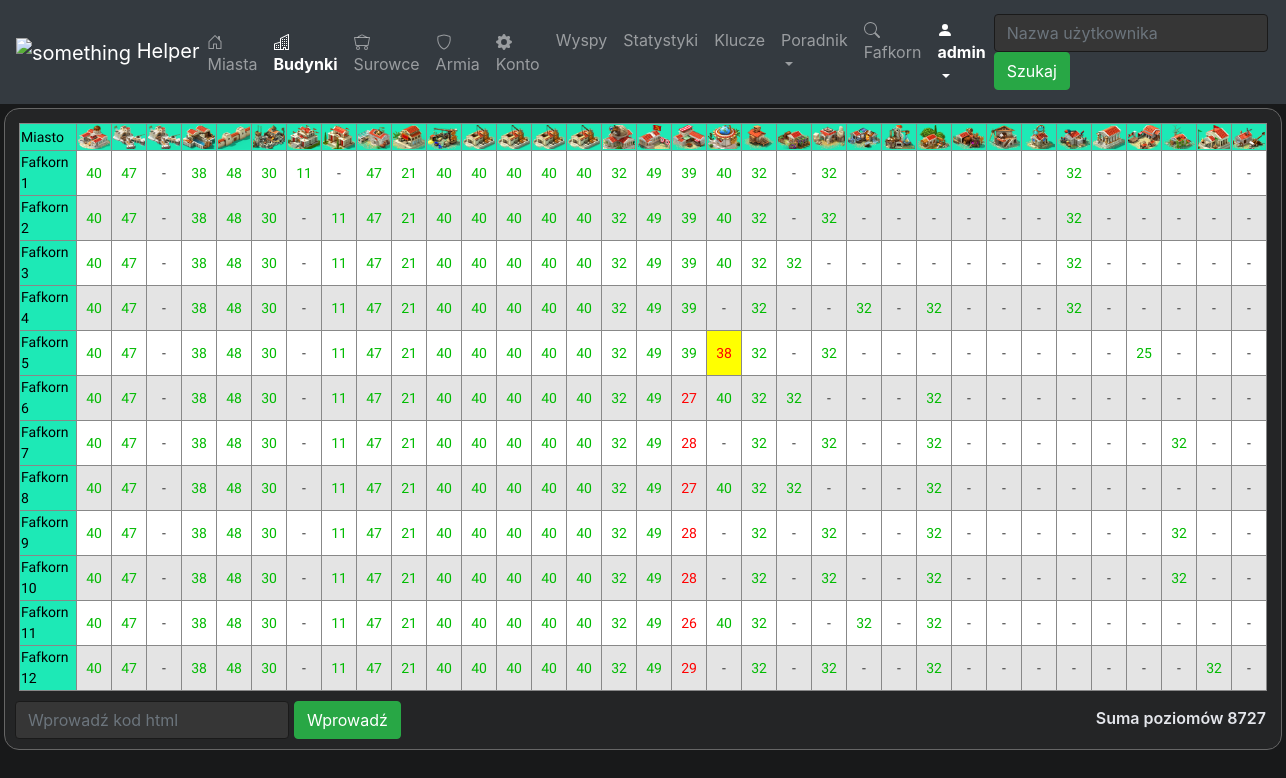
Page /users/buildings/1 (signed in) on the earlier database version.
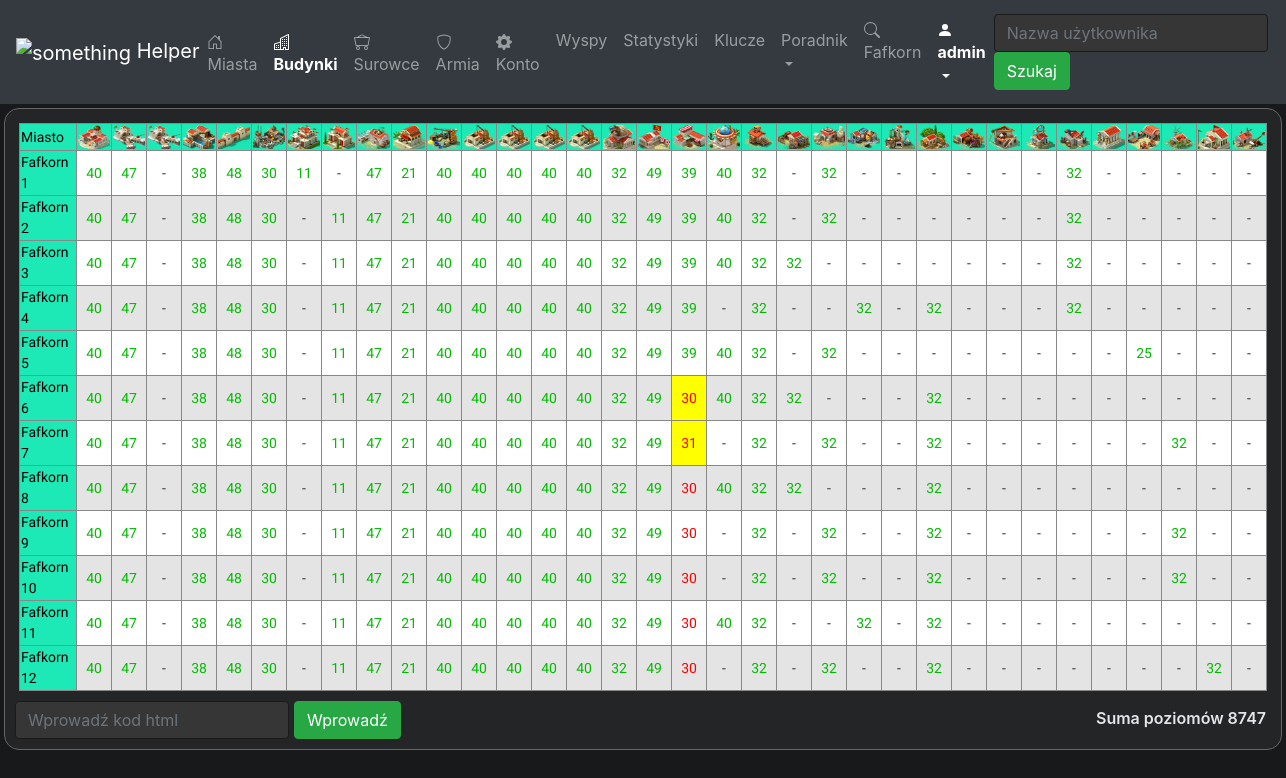
Same page on the later database version.
### mysite/helper/models.py (models this page shows, shortened)
class User(models.Model):
    user_name = models.CharField(max_length=50)
    user_status = models.ForeignKey(UserStatus, on_delete=models.SET_NULL, default=None, null=True)
    shipping_future = models.IntegerField(default=0)
    economy_future = models.IntegerField(default=0)
    science_future = models.IntegerField(default=0)
    military_future = models.IntegerField(default=0)
    score = models.IntegerField(default=0)
    master_builders = models.IntegerField(default=0)
    building_levels = models.IntegerField(default=0)
    scientists = models.IntegerField(default=0)
    research_level = models.IntegerField(default=0)
    generals = models.IntegerField(default=0)
    gold = models.BigIntegerField(default=0)
    offensive = models.IntegerField(default=0)
    defensive = models.IntegerField(default=0)
    trading = models.IntegerField(default=0)
    resources = models.IntegerField(default=0)
    donations = models.IntegerField(default=0)
    piracy = models.IntegerField(default=0)
    alliance = models.CharField(max_length=50, default='', null=True)
    last_visit = models.DateTimeField(default=datetime(2015, 10, 9, 23, 55, 59, 342380))

class Building(models.Model):
    building_name = models.CharField(max_length=50)
    image_path = models.ImageField(upload_to='img')
    image_icon_path = models.ImageField(upload_to='img', default=None)
    max_level = models.IntegerField()
    order = models.IntegerField(default=0)
    description = models.CharField(max_length=500, default='')

class BuildingInstance(models.Model):
    building_type = models.ForeignKey(Building, on_delete=models.CASCADE)
    building_town = models.ForeignKey(Town, on_delete=models.CASCADE)
    level = models.IntegerField(default=0)
    is_upgraded = models.BooleanField(default=False)

class Town(models.Model):
    town_name = models.CharField(max_length=50)
    user = models.ForeignKey(User, on_delete=models.CASCADE)
    island = models.ForeignKey(Island, on_delete=models.CASCADE, null=True)
    in_game_id = models.IntegerField(default=0)
    no_units = models.BooleanField(default=False)
    no_ships = models.BooleanField(default=False)

### mysite/helper/views/user_buildings.py (the view)
# urls.py: path('users/buildings/<int:user_id>', user_buildings.get_user_buildings, name='user_buildings'),
@login_required(login_url='helper:login')
def get_user_buildings(request, user_id):
    user = get_object_or_404(User, pk=user_id)
    buildings = Building.objects.order_by('order')
    towns = Town.objects.filter(user__id=user_id)
    level_sum = get_sum_of_buildings_level(towns)
    building_instances = get_building_instances(towns)
    context = {
        'user': user,
        'buildings': buildings,
        'towns': towns,
        'level_sum': level_sum,
        'building_instances': building_instances,
        'selected_building': get_selected_building(request),
        'nav_active': 'user_buildings',
        'title': 'Budynki - ' + user.user_name
    }
    return render(request, 'helper/user_buildings.html', context)

### mysite/helper/views/user_buildings.py (called while the page is built)
def get_building_instances(towns):
    return [BuildingInstance.objects.filter(building_town=town).order_by('building_type__order') for town in towns]

def get_sum_of_buildings_level(towns):
    if len(towns) > 0:
        return BuildingInstance.objects.filter(building_town__user__id=towns[0].user.id).aggregate(Sum('level'))['level__sum']
    else:
        return 0

def get_selected_building(request):
    if 'selected_building' in request.GET:
        building_id = request.GET['selected_building']
        if building_id is not None:
            return BuildingInstance.objects.get(pk=building_id)
    return None

### mysite/helper/templates/helper/user_buildings.html (shortened to what this page needs)
{% extends "base.html" %}
{% load static %}
{% block head %}
        <link rel="stylesheet" type="text/css" href="{% static 'helper/user_buildings.css' %}">
{% endblock %}
{% block content %}
    {% load widget_tweaks %}
    {% include "helper/navigation.html" %}
<div class="content-div">
    <div class="tile">
        <table class="table-bordered">
          <tr>
            <th>Miasto</th>
              {% for building in buildings %}
            <th><img src="{{building.image_icon_path.url}}" alt="img" width="32px" height="24"></th>
              {% endfor %}
          </tr>
         {% for town in building_instances %}
         <tr>
                  <th>{{town.0.building_town.town_name}}</th>
                  {% for building_instance in town %}
                        {% if building_instance.level > 0%}
                            <td is_upgrading="{{building_instance.is_upgraded}}" class="developing_td"  style="text-align:center;">
                                <a class="building-a" href="{% url 'helper:user_buildings' user.id %}?selected_building={{building_instance.id}}">
                                {% if building_instance.level == building_instance.building_type.max_level %}
                                <div class="max-level">
                                  {{building_instance.level}}
                                </div>
                                {% else %}
                                <div class="not-max-level">
                                  {{building_instance.level}}
                                </div>
                                {% endif %}
                                </a>
                            </td>
                        {% else %}
                            <td style="text-align:center;">
                                <a class="building-a" href="{% url 'helper:user_buildings' user.id %}?selected_building={{building_instance.id}}">
                                    <div class="level-div">
                                        -
                                    </div>
                                </a>
                            </td>
                        {% endif %}
                {% endfor %}
           </tr>
             {% endfor %}
        </table>
        <div style="display: flex; margin-top: 10px; justify-content: space-between;">
            <div>
                <form action="{% url 'helper:web_scrap_town' %}" method="post" style="display: flex">
                    <input class="form-control" type="text" name="html" placeholder="Wprowadź kod html" />
                    <button id="submit-html" class="btn btn-success" type="submit">Wprowadź</button>
                </form>
            </div>
            <div id="sum-div">Suma poziomów {{level_sum}}</div>
        </div>
    </div>
</div>
{% endblock %}

### mysite/helper/templates/base.html (shortened to what this page needs)
<!DOCTYPE html>
{% load static %}
<html lang="en">
<head>
    <link rel="stylesheet" href="https://maxcdn.bootstrapcdn.com/bootstrap/4.0.0/css/bootstrap.min.css">
    <link rel="stylesheet" href="https://stackpath.bootstrapcdn.com/bootstrap/4.1.3/css/bootstrap.min.css">
    <link rel="stylesheet" type="text/css" href="{% static 'helper/base.css' %}">
    {% block head %}
    {% endblock %}
</head>
<body>
    {% block content %}
    {% endblock %}
</body>
</html>

### mysite/helper/templates/helper/navigation.html (shortened to what this page needs)
{% load widget_tweaks %}
{% load static %}
<nav class="navbar navbar-expand-lg navbar-dark bg-dark">
        <a class="navbar-brand" href="{% url 'helper:users' %}">
            <img style="margin: 0px;" src="{% static "helper/icons/icon.png" %}" alt="something" width="30px" height="30" >
            Helper
        </a>
        <ul class="navbar-nav mr-auto">
            <li class="nav-item {% if nav_active == 'user_towns' %}active{% endif %}">
                <a class="nav-link" href="{% url 'helper:user_towns' user.id %}">
                    Miasta
                </a>
            </li>
            <li class="nav-item {% if nav_active == 'user_buildings' %}active{% endif %}">
                <a class="nav-link" href="{% url 'helper:user_buildings' user.id %}">
                    Budynki
                </a>
            </li>
            <li class="nav-item {% if nav_active == 'user_resources' %}active{% endif %}">
                <a class="nav-link" href="{% url 'helper:user_resources' user.id %}">
                    Surowce
                </a>
            </li>
            <li class="nav-item {% if nav_active == 'user_army' %}active{% endif %}">
                <a class="nav-link" href="{% url 'helper:user_army' user.id %}">
                    Armia
                </a>
            </li>
            <li class="nav-item {% if nav_active == 'user_account' %}active{% endif %}" >
                <a class="nav-link" href="{% url 'helper:user_account' user.id %}">
                    Konto
                </a>
            </li>
            <li class="nav-item {% if nav_active == 'islands' %}active{% endif %}">
                <a class="nav-link" href="{% url 'helper:islands' user.id %}">
                    Wyspy
                </a>
            </li>
            <li class="nav-item {% if nav_active == 'statistics' %}active{% endif %}">
                <a class="nav-link" href="{% url 'helper:statistics' user.id %}">
                    Statystyki
                </a>
            </li>
            {% if request.user.is_staff %}
                <li class="nav-item {% if nav_active == 'key_manager' %}active{% endif %}">
                    <a class="nav-link" href="{% url 'helper:key_manager' %}">
                        Klucze
                    </a>
                </li>
            {% endif %}
            <li class="nav-item dropdown  {% if nav_active == 'guide' %}active{% endif %}" >
                <a class="nav-link dropdown-toggle" href="#" id="navbarDropdown" role="button" data-toggle="dropdown" aria-haspopup="true" aria-expanded="false">
                  Poradnik
                </a>
            </li>
        </ul>
        <ul class="navbar-nav ml-auto">
            <li class="nav-item">
                <a class="nav-link inactive" href="">
                    {{user.user_name}}
                </a>
            </li>
            <li class="nav-item dropdown active" >
                <a class="nav-link dropdown-toggle" href="#" id="userDropdown" role="button" data-toggle="dropdown" aria-haspopup="true" aria-expanded="false">
                    <svg width="1em" height="1em" viewBox="0 0 16 16" class="bi bi-person-fill" fill="currentColor" xmlns="http://www.w3.org/2000/svg">
                        <path fill-rule="evenodd" d="M3 14s-1 0-1-1 1-4 6-4 6 3 6 4-1 1-1 1H3zm5-6a3 3 0 1 0 0-6 3 3 0 0 0 0 6z"/>
                    </svg>
                    {{request.user}}
                </a>
            </li>
        </ul>
        <form class="form-inline my-2 my-lg-0" action="{% url 'helper:users'%}" method="get">
            <input type="search" class="form-control mr-sm-2" name="user_name" placeholder="Nazwa użytkownika">
            <button type="submit" class="btn btn-success btn-action">Szukaj</button>
        </form>
    </nav>

### mysite/helper/static/helper/base.css (style rules this page uses)
body { background: #18191a; text-decoration:none; box-sizing: border-box; }
.navbar .active { font-weight: bold; }
.form-control { background: #363636; border-color: #1a1a1a; color: #ddd; margin-right: 5px; }
.tile { background: #242526; border: 1px solid #666; margin: 4px; border-radius: 15px; padding: 10px; color: #e4e6eb; margin-bottom: 10px; }
a { color: #eee; }

### mysite/helper/static/helper/user_buildings.css (style rules this page uses)
.content-div { display: flex; }
table { margin: 4px; }
table.table-bordered > tbody > tr > td { border:.5px solid #888; }
.building-a { width: 100%; display: block; text-decoration:none; color: #333333; padding: 0px; font-size: 14px; font-family: 'Sora', sans-serif; }
table.table-bordered > tbody > tr > th { font-size: 14px; font-family: 'Sora', sans-serif;; border:.5px solid #888; background-color: #1de9b6; color: #000000; font-weight: normal; }
tr { background: #e4e4e4; }
tr:nth-child(even) { background-color: #ffffff; }
.developing_td[is_upgrading=True] { background: #FFFF00; }
.level-div { height:100%; width:100%; }
.max-level { color: #0b0; }
.not-max-level { color: #f00; }
#sum-div { margin: 5px; font-weight: 600; }

Differences in the rows shown:
changed BuildingInstance (number 155 of 408 on the later page): is_upgraded True → False (drawn); level 38 → 40 (drawn)
changed BuildingInstance (number 188 of 408 on the later page): is_upgraded False → True (drawn); level "27" → "30"
changed BuildingInstance (number 222 of 408 on the later page): is_upgraded False → True (drawn); level "28" → "31"
changed BuildingInstance (number 256 of 408 on the later page): level "27" → "30"
changed BuildingInstance (number 290 of 408 on the later page): level "28" → "30"
changed BuildingInstance (number 324 of 408 on the later page): level "28" → "30"
changed BuildingInstance (number 358 of 408 on the later page): level "26" → "30"
changed BuildingInstance (number 392 of 408 on the later page): level "29" → "30"
Other differences:
{{ level_sum }}: "8727" → "8747"
list line gone: "38"
new list line: "40"
